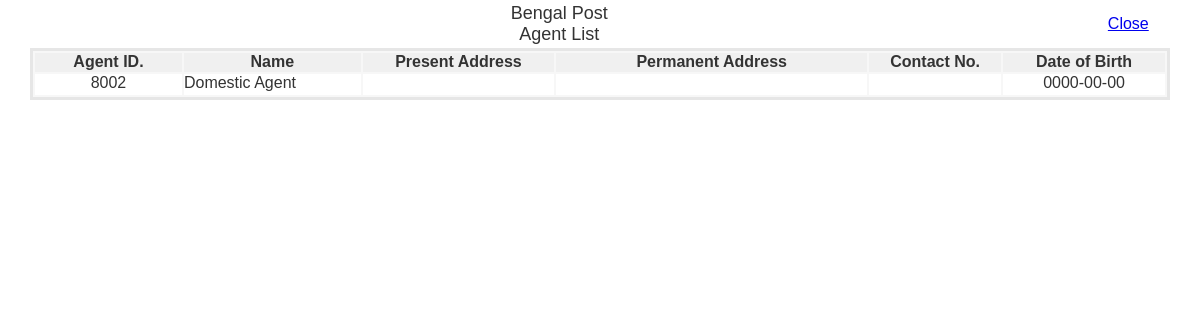
/report_agent_info_out_dom.php, run on the app's committed database.
### tables this page shows
CREATE TABLE `employee` (
  `employee_id` int(11) NOT NULL,
  `employee_name` varchar(50) DEFAULT NULL,
  `gender` varchar(12) DEFAULT NULL,
  `present_address` varchar(200) DEFAULT NULL,
  `permanent_address` varchar(200) DEFAULT NULL,
  `date_of_birth` date NOT NULL,
  `contact_no` varchar(20) DEFAULT NULL,
  `blood_group` varchar(10) DEFAULT NULL,
  `email` varchar(30) DEFAULT NULL,
  `user_id` varchar(15) DEFAULT NULL,
  `password` varchar(15) DEFAULT NULL,
  `user_type` varchar(10) DEFAULT NULL,
  `picture` varchar(150) DEFAULT NULL
);

### report_agent_info_out_dom.php (the view, shortened to what this page needs)
<html>
<head>
<link href="generalrules.css" rel="stylesheet" type="text/css" />
<meta http-equiv="Content-Type" content="text/html; charset=iso-8859-1"></head>
<body leftmargin="0" topmargin="0" marginwidth="0" marginheight="0">
<form id="form" name="form" method="post" target="_blank">
  <table width="95%" height="26" border="0" align="center" bordercolor="#000000" bgcolor="">
    <tr>
      <td width="93%" height="22" align="center"><font size="+1">Bengal Post<br>
        Agent List</font></td>
      <td width="7%" align="center"><a href="javascript:window.close()">Close</a></td>
    </tr>
  </table>
  <table width="95%" border="0" align="center" bgcolor="#E6E6E6">
    <tr>
      <td width="96%" valign="top"> <table width="100%" border="1" align="center" cellpadding="0" cellspacing="0" bordercolor="#F7F7F7" bgcolor="#F0F0F0">
          <tr>
            <th width="10%" height="21" valign="top"> Agent ID.</th>
            <th width="12%" valign="top">Name</th>
            <th width="13%" valign="top">Present Address</th>
            <th width="21%" valign="top">Permanent Address</th>
            <th width="9%" valign="top">Contact No.</th>
            <th width="11%" valign="top">Date of Birth</th>
          </tr>
          <?php
		  $query = "Select * from employee where user_type = 'agent_dom'";
		  $result = mysql_query($query) or die(mysql_error());
		  $bgcolor = ' bgcolor="#F0F0F0" ';
		  while( $id = mysql_fetch_array($result))
		  {
		  if($bgcolor == ' bgcolor="#F0F0F0" ')
		  {
		  	$bgcolor = ' bgcolor="#FFFFFF" ';
		  }
		  else
		  {
		  	$bgcolor = ' bgcolor="#F0F0F0" ';
		  }
		  ?>
          <tr <?php echo $bgcolor;?>>
            <td height="23" valign="top" align="center"><?php echo $id['user_id'];?></td>
            <td valign="top"><?php echo $id['employee_name'];?></td>
            <td valign="top" align="center"><?php echo $id['present_address'];?></td>
            <td valign="top" align="center"><?php echo $id['permanent_address'];?></td>
            <td valign="top" align="center"><?php echo $id['contact_no'];?> </td>
            <td valign="top" align="center"><?php echo $id['date_of_birth'];?>            </td>
          </tr>
          <?php } ?>
        </table></td>
    </tr>
  </table>
</form>
</body>
</html>

### generalrules.css (style rules this page uses)
BODY { FONT-SIZE: 11px; COLOR: #333333; FONT-FAMILY: Arial, Verdana, Helvetica, Geneva, sans-serif; TEXT-ALIGN: center }
FORM { MARGIN: 0px }

### data on the page
employee: user "8002", employee_name "Domestic Agent", date_of_birth "0000-00-00"
